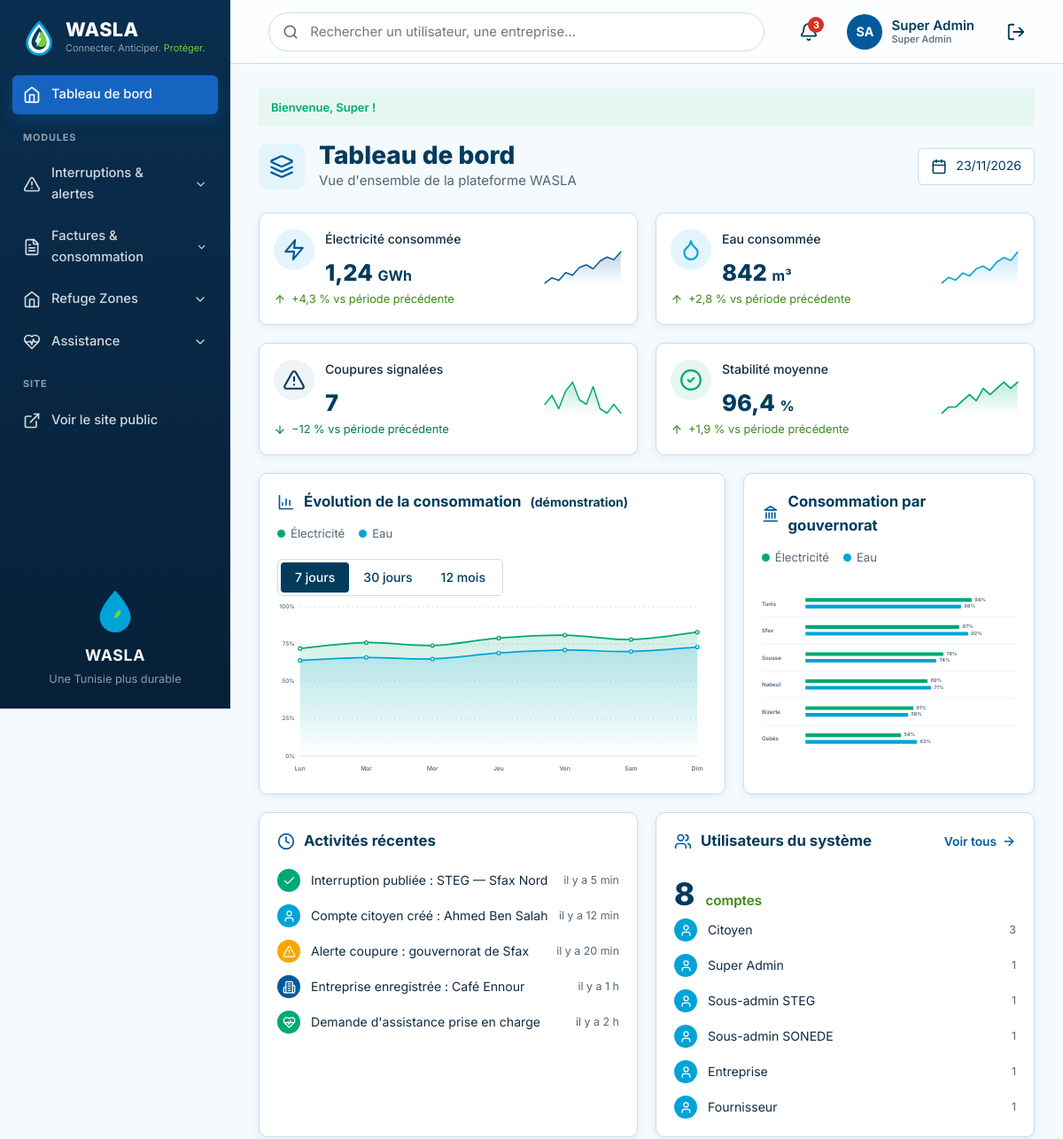
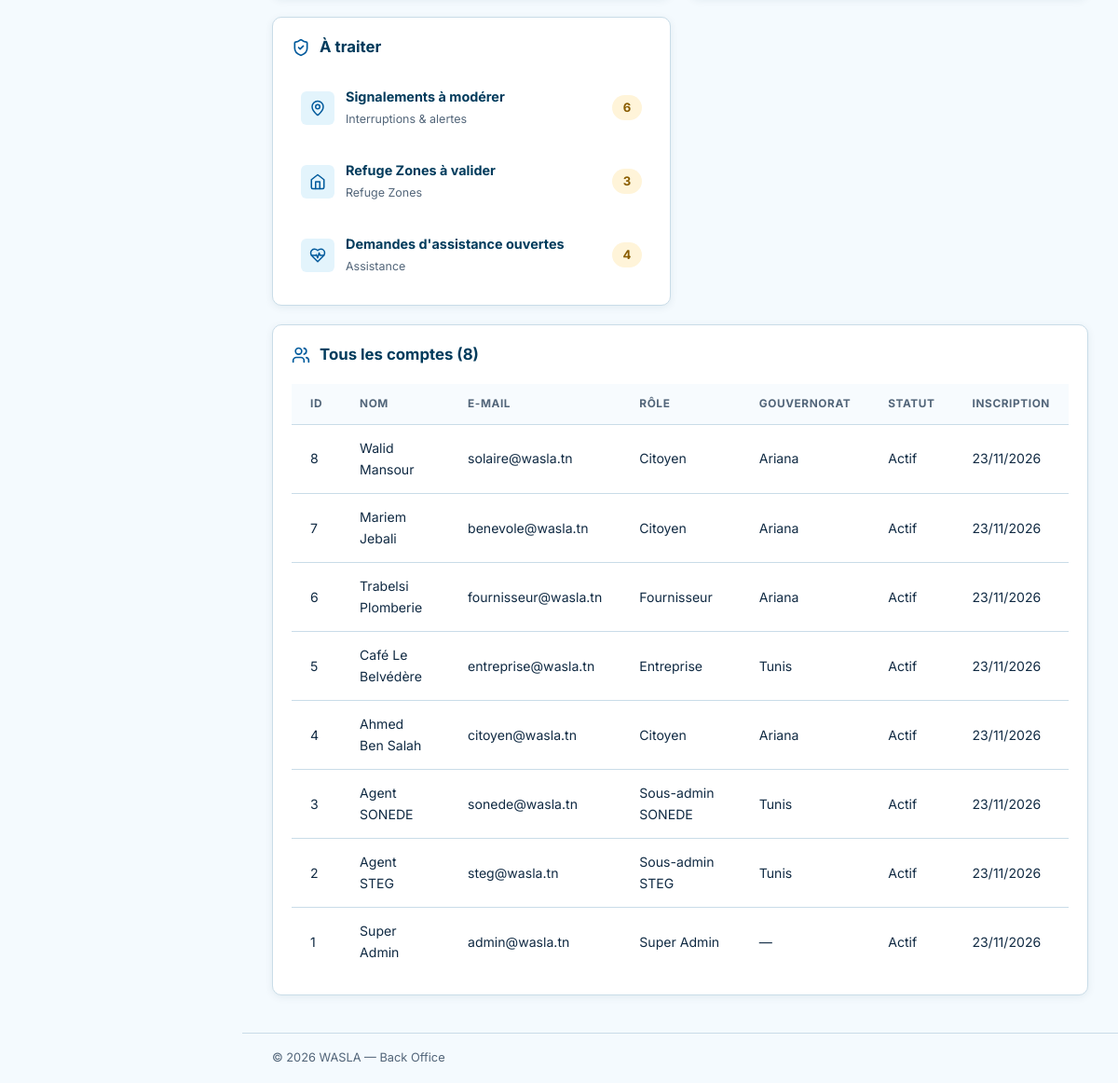
/index.php?action=dashboard (signed in), run on the app's committed database (2 pictures, top to bottom).
### tables this page shows
CREATE TABLE IF NOT EXISTS utilisateur (
    id_utilisateur     INT          NOT NULL AUTO_INCREMENT,
    nom                VARCHAR(50)  NOT NULL,
    prenom             VARCHAR(50)  NOT NULL,
    email              VARCHAR(150) NOT NULL,
    telephone          VARCHAR(20)  NULL,
    mot_de_passe       VARCHAR(255) NOT NULL,
    role               ENUM('citoyen','admin','steg','sonede','entreprise','fournisseur')
                                    NOT NULL DEFAULT 'citoyen',
    statut_compte      ENUM('actif','suspendu') NOT NULL DEFAULT 'actif',
    id_zone            INT          NULL,
    adresse            VARCHAR(255) NULL,
     
    nom_organisation   VARCHAR(100) NULL,                  
    matricule_fiscal   VARCHAR(20)  NULL,                  
    secteur_activite   VARCHAR(60)  NULL,                  
    specialite         ENUM('electricien','plombier','maintenance','solaire','hydraulique') NULL,   
    description        TEXT         NULL,
    compte_verifie     TINYINT(1)   NOT NULL DEFAULT 0,    
    note_moyenne       DECIMAL(2,1) NULL,                  
    date_inscription   DATETIME     NOT NULL DEFAULT CURRENT_TIMESTAMP,
    derniere_connexion DATETIME     NULL,
    PRIMARY KEY (id_utilisateur),
    UNIQUE KEY uq_utilisateur_email (email),
    UNIQUE KEY uq_utilisateur_matricule (matricule_fiscal),
    KEY idx_utilisateur_role (role),
    KEY idx_utilisateur_specialite_zone (specialite, id_zone),
    CONSTRAINT chk_utilisateur_note CHECK (note_moyenne IS NULL OR (note_moyenne >= 0 AND note_moyenne <= 5)),
    CONSTRAINT fk_utilisateur_zone FOREIGN KEY (id_zone)
        REFERENCES zone (id_zone) ON DELETE SET NULL ON UPDATE CASCADE
);

CREATE TABLE IF NOT EXISTS zone (
    id_zone        INT          NOT NULL AUTO_INCREMENT,
    nom_zone       VARCHAR(100) NOT NULL,
    type_zone      ENUM('gouvernorat','delegation') NOT NULL DEFAULT 'gouvernorat',
    id_zone_parent INT          NULL,
    PRIMARY KEY (id_zone),
    UNIQUE KEY uq_zone_nom_parent (nom_zone, id_zone_parent),
    CONSTRAINT fk_zone_parent FOREIGN KEY (id_zone_parent)
        REFERENCES zone (id_zone) ON DELETE SET NULL ON UPDATE CASCADE
);

### views/backoffice/pages/dashboard.php (the view, shortened to what the rows shown need)
        <div class="admin-page-head">
          <div class="admin-page-head__title">
            <div>
              <h1>Tableau de bord</h1>
            </div>
          </div>
        </div>
        <section class="admin-grid admin-grid--chart">
          <article class="admin-card">
            <div class="admin-card__head">
              <h2 class="admin-card__title"><span data-icon="chart-bar"></span> Évolution de la consommation <small>(démonstration)</small></h2>
            </div>
          </article>
          <article class="admin-card">
            <div class="admin-card__head">
              <h2 class="admin-card__title"><span data-icon="landmark"></span> Consommation par gouvernorat</h2>
            </div>
          </article>
        </section>
        <section class="admin-grid admin-grid--three">
          <article class="admin-card">
            <div class="admin-card__head">
              <h2 class="admin-card__title"><span data-icon="clock"></span> Activités récentes</h2>
            </div>
          </article>
          <article class="admin-card">
            <div class="admin-card__head">
              <h2 class="admin-card__title"><span data-icon="users"></span> Utilisateurs du système</h2>
            </div>
          </article>
          <article class="admin-card">
            <div class="admin-card__head">
              <h2 class="admin-card__title"><span data-icon="shield-check"></span> À traiter</h2>
            </div>
          </article>
        </section>
<?php if ($voitLesComptes): ?>
        <section class="admin-card">
          <div class="admin-card__head">
            <h2 class="admin-card__title"><span data-icon="users"></span> Tous les comptes (<?= count($allUsers) ?>)</h2>
          </div>
          <div class="admin-card__body admin-table-wrap">
            <table class="admin-table">
              <thead>
                <tr><th>ID</th><th>Nom</th><th>E-mail</th><th>Rôle</th><th>Gouvernorat</th><th>Statut</th><th>Inscription</th></tr>
              </thead>
              <tbody>
<?php foreach ($allUsers as $u): ?>
                <tr>
                  <td><?= $u->getIdUtilisateur() ?></td>
                  <td><?= e($u->getNomOrganisation() ?? ($u->getPrenom() . ' ' . $u->getNom())) ?></td>
                  <td><?= e($u->getEmail()) ?></td>
                  <td><?= e(roleLabel($u->getRole())) ?></td>
                  <td><?= e($u->getNomZone() ?? '—') ?></td>
                  <td><?= e($u->getStatutCompte() === 'actif' ? 'Actif' : 'Suspendu') ?></td>
                  <td><?= e(dateFr($u->getDateInscription())) ?></td>
                </tr>
<?php endforeach; ?>
              </tbody>
            </table>
          </div>
        </section>
<?php endif; ?>
<?php
require __DIR__ . '/../layout.php';

### views/backoffice/partials/header.php (shortened to what the rows shown need)
      <header class="admin-topbar">
        <div class="admin-topbar__actions">
<?php $adminUser = AuthController::currentUser(); ?>
          <a class="admin-profile" href="<?= url(profilRoute($adminUser) ?? 'mon-compte') ?>" aria-label="Mon compte">
            <span class="admin-avatar"><?= e(initials($adminUser)) ?></span>
            <span class="admin-profile__name"><?= e($adminUser->getPrenom() . ' ' . $adminUser->getNom()) ?><small class="admin-profile__role"><?= e(roleLabel($adminUser->getRole())) ?></small></span>
          </a>
        </div>
      </header>

### data on the page
utilisateur: initials($adminUser) "SA", $adminUser->getPrenom() . ' ' . $adminUser->getNom() "Super Admin", role "Super Admin", id_utilisateur "1", $u->getNomOrganisation() "Super Admin", email "admin@wasla.tn", NomZone "—", statut_compte "Actif", date_inscription "23/11/2026"
utilisateur: id_utilisateur "8", $u->getNomOrganisation() "Walid Mansour", email "solaire@wasla.tn", role "Citoyen", id_zone.nom_zone "Ariana", statut_compte "Actif", date_inscription "23/11/2026"
utilisateur: id_utilisateur "7", $u->getNomOrganisation() "Mariem Jebali", email "benevole@wasla.tn", role "Citoyen", id_zone.nom_zone "Ariana", statut_compte "Actif", date_inscription "23/11/2026"
utilisateur: id_utilisateur "6", nom_organisation "Trabelsi Plomberie", email "fournisseur@wasla.tn", role "Fournisseur", id_zone.nom_zone "Ariana", statut_compte "Actif", date_inscription "23/11/2026"
utilisateur: id_utilisateur "5", nom_organisation "Café Le Belvédère", email "entreprise@wasla.tn", role "Entreprise", id_zone.nom_zone "Tunis", statut_compte "Actif", date_inscription "23/11/2026"
utilisateur: id_utilisateur "4", $u->getNomOrganisation() "Ahmed Ben Salah", email "citoyen@wasla.tn", role "Citoyen", id_zone.nom_zone "Ariana", statut_compte "Actif", date_inscription "23/11/2026"
utilisateur: id_utilisateur "3", $u->getNomOrganisation() "Agent SONEDE", email "sonede@wasla.tn", role "Sous-admin SONEDE", id_zone.nom_zone "Tunis", statut_compte "Actif", date_inscription "23/11/2026"
utilisateur: id_utilisateur "2", $u->getNomOrganisation() "Agent STEG", email "steg@wasla.tn", role "Sous-admin STEG", id_zone.nom_zone "Tunis", statut_compte "Actif", date_inscription "23/11/2026"

### other printed values
$group['label'] "Interruptions & alertes"
$group['label'] "Factures & consommation"
$group['label'] "Refuge Zones"
$group['label'] "Assistance"
$flash['message'] "Bienvenue, Super !"
$totalUsers "8"
roleLabel($role) "Citoyen"
$n "3"
roleLabel($role) "Super Admin"
$n "1"
roleLabel($role) "Sous-admin STEG"
roleLabel($role) "Sous-admin SONEDE"
roleLabel($role) "Entreprise"
roleLabel($role) "Fournisseur"
count($allUsers) "8"
